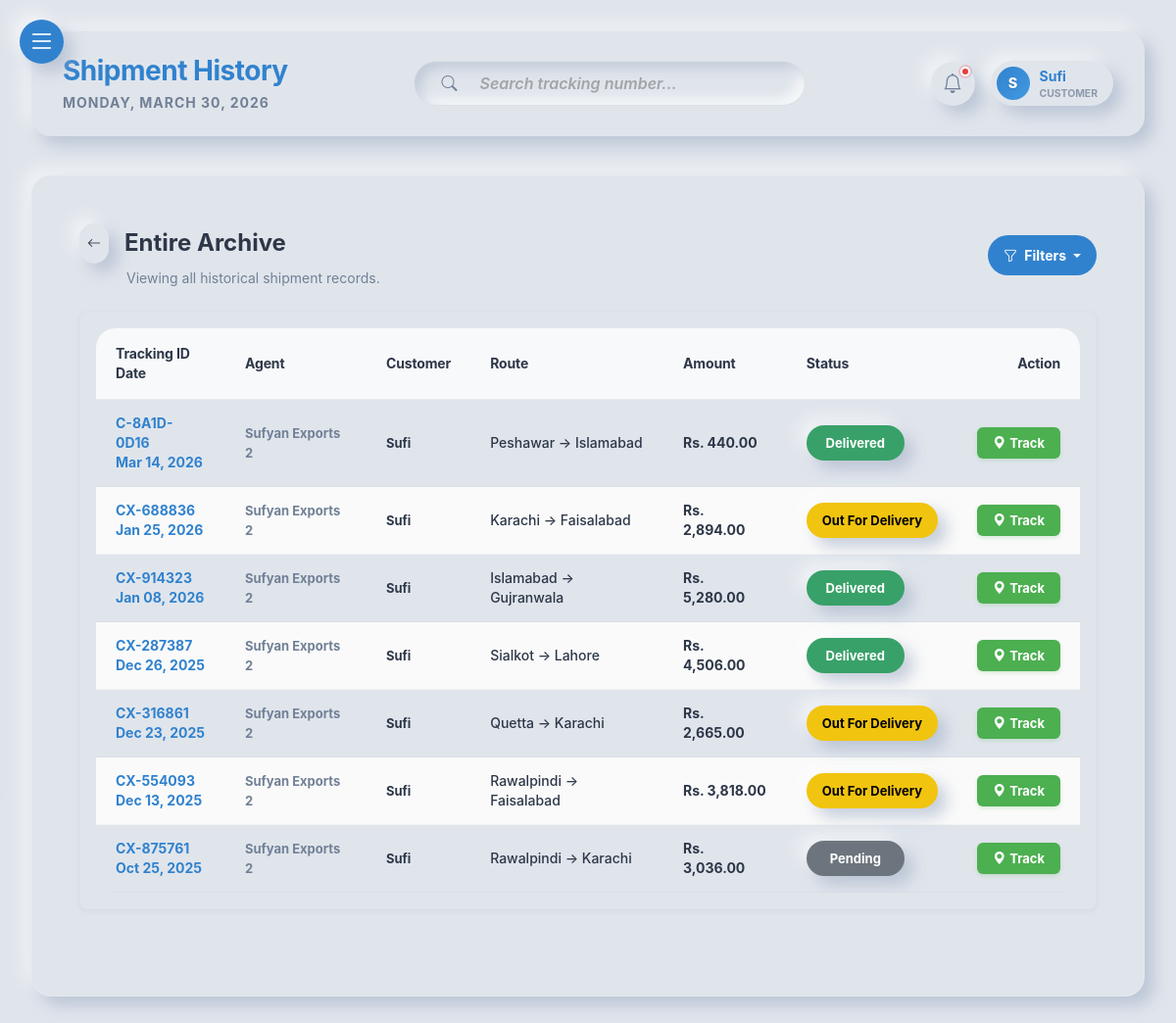
The app's page /customer/all_shipments.php?agent_id=3 (signed in) with its own data.
### tables this page shows
CREATE TABLE `shipments` (
  `id` int(11) NOT NULL,
  `tracking_number` varchar(50) NOT NULL,
  `agent_id` int(11) DEFAULT NULL,
  `customer_id` int(11) NOT NULL,
  `origin_city_id` int(11) NOT NULL,
  `destination_city_id` int(11) NOT NULL,
  `recipient_name` varchar(100) NOT NULL,
  `recipient_phone` varchar(20) NOT NULL,
  `recipient_address` text NOT NULL,
  `weight` decimal(10,2) NOT NULL COMMENT 'Weight in kg',
  `price` decimal(10,2) NOT NULL,
  `status` enum('Pending','Picked Up','In Transit','Out For Delivery','Delivered','Returned','Cancelled') NOT NULL DEFAULT 'Pending',
  `created_at` timestamp NOT NULL DEFAULT current_timestamp(),
  `updated_at` timestamp NOT NULL DEFAULT current_timestamp() ON UPDATE current_timestamp()
);

CREATE TABLE `agents` (
  `id` int(11) NOT NULL,
  `name` varchar(100) NOT NULL,
  `company_name` varchar(150) NOT NULL,
  `username` varchar(50) DEFAULT NULL,
  `email` varchar(100) NOT NULL,
  `phone` varchar(20) NOT NULL,
  `password_hash` varchar(255) NOT NULL,
  `status` enum('active','inactive') NOT NULL DEFAULT 'active',
  `created_at` timestamp NOT NULL DEFAULT current_timestamp(),
  `profile_image` varchar(255) DEFAULT NULL
);

CREATE TABLE `customers` (
  `id` int(11) NOT NULL,
  `name` varchar(100) NOT NULL,
  `email` varchar(100) NOT NULL,
  `phone` varchar(20) NOT NULL,
  `password_hash` varchar(255) NOT NULL,
  `created_at` timestamp NOT NULL DEFAULT current_timestamp(),
  `profile_image` varchar(255) DEFAULT NULL
);

CREATE TABLE `cities` (
  `id` int(11) NOT NULL,
  `name` varchar(100) NOT NULL,
  `state` varchar(100) NOT NULL
);

### includes/functions.php (called while the page is built, shortened)
<?php
function escape($string)
{
    return htmlspecialchars($string, ENT_QUOTES, 'UTF-8');
}
function format_currency($amount)
{
    return 'Rs. ' . number_format((float) $amount, 2);
}
?>

### customer/all_shipments.php (the view, shortened to what this page needs)
<?php
require_once '../includes/db.php';
require_once '../includes/functions.php';
$customer_id = current_user_id();
try {
    $where = ["s.customer_id = ?"];
    $params = [$customer_id];
    if (!empty($_GET['agent_id'])) {
        $where[] = "s.agent_id = ?";
        $params[] = (int)$_GET['agent_id'];
    }
    $where_sql = implode(" AND ", $where);
    $stmt = $pdo->prepare("
        SELECT s.*,
               orig.name as origin_city, dest.name as dest_city,
               a.company_name as agent_name,
               c.name as customer_name
        FROM shipments s
        LEFT JOIN cities orig ON s.origin_city_id = orig.id
        LEFT JOIN cities dest ON s.destination_city_id = dest.id
        LEFT JOIN agents a ON s.agent_id = a.id
        LEFT JOIN customers c ON s.customer_id = c.id
        WHERE $where_sql
        ORDER BY s.created_at DESC
    ");
    $stmt->execute($params);
    $shipments = $stmt->fetchAll();
} catch (PDOException $e) {
    $msg = display_alert("Failed to load your shipments archive.", "danger");
    $shipments = [];
}
?>
<!DOCTYPE html>
<html lang="en">
<head>
    <link href="https://cdn.jsdelivr.net/npm/bootstrap@5.3.0/dist/css/bootstrap.min.css" rel="stylesheet">
    <link rel="stylesheet" href="https://cdn.jsdelivr.net/npm/bootstrap-icons@1.11.1/font/bootstrap-icons.css">
    <link rel="stylesheet" href="../assets/css/style.css">
    <link rel="stylesheet" href="../assets/css/neumorphism.css">
</head>
<body class="neumorphic-bg">
    <div class="admin-wrapper">
        <?php
        require_once '../includes/sidebar.php';
        ?>
        <main class="main-content">
            <?php
            require_once '../includes/top_header.php';
            ?>
            <div class="container-fluid px-0">
                <div class="neumorphic-card p-4 p-md-5 mb-5">
                    <div
                        class="d-flex flex-column flex-md-row justify-content-between align-items-md-center gap-3 mb-4">
                        <div>
                            <div class="d-flex align-items-center mb-1">
                                <a href="dashboard.php" class="btn btn-sm neumorphic-btn me-3 px-2">
                                    <i class="bi bi-arrow-left"></i>
                                </a>
                                <h4 class="fw-bold mb-0">Entire Archive</h4>
                            </div>
                            <p class="text-muted small mb-0 ms-5">Viewing all historical shipment records.</p>
                        </div>
                        <div class="d-flex align-items-center gap-2">
                            <div class="dropdown">
                                <button
                                    class="btn btn-sm <?= (isset($_GET['status']) || isset($_GET['agent_id']) || isset($_GET['min_amount'])) ? 'btn-primary' : 'neumorphic-btn' ?> dropdown-toggle px-3 fw-bold"
                                    data-bs-toggle="dropdown" data-bs-auto-close="outside">
                                    <i class="bi bi-funnel me-1"></i> Filters
                                </button>
                            </div>
                        </div>
                    </div>
                    <div class="premium-table-container mt-4">
                        <div class="table-responsive" id="archiveTableContainer">
                            <table class="premium-table">
                                <thead>
                                    <tr>
                                        <th>Tracking ID <br> Date</th>
                                        <th>Agent</th>
                                        <th>Customer</th>
                                        <th>Route</th>
                                        <th>Amount</th>
                                        <th>Status</th>
                                        <th class="text-end">Action</th>
                                    </tr>
                                </thead>
                                <tbody>
                                    <?php if (empty($shipments)): ?>
                                    <tr>
                                        <td colspan="8" class="text-center text-muted py-5">No shipments found in the
                                            archive.</td>
                                    </tr>
                                    <?php else: ?>
                                    <?php foreach ($shipments as $ship): ?>
                                    <tr class="shipment-row">
                                        <td class="fw-bold text-primary">
                                            <?= escape($ship['tracking_number']), "<br>", date('M d, Y', strtotime($ship['created_at'])) ?>
                                        </td>
                                        <td class="small fw-bold text-muted">
                                            <?= escape($ship['agent_name'] ?? 'Direct Admin')?></td>
                                        <td>
                                            <div class="fw-bold small"><?= escape($ship['customer_name']) ?></div>
                                        </td>
                                        <td class="fw-medium"><?= escape($ship['origin_city']) ?> &rarr;
                                            <?= escape($ship['dest_city']) ?></td>
                                        <td class="fw-bold"><?= format_currency($ship['price']) ?></td>
                                        <td>
                                            <?php
                                                $bg = match ($ship['status']) {
                                                    'Pending' => 'status-pending',
                                                    'Delivered' => 'status-delivered',
                                                    'Cancelled' => 'status-cancelled',
                                                    'Returned' => 'status-returned',
                                                    'Picked Up' => 'status-picked-up',
                                                    'Out For Delivery' => 'status-out-delivery',
                                                    default => 'status-transit'
                                                };
                                                ?>
                                            <span
                                                class="badge-neumorphic <?= $bg ?> small fw-bold"><?= escape($ship['status']) ?></span>
                                        </td>
                                        <td class="text-end">
                                            <a href="track_shipment.php?tracking_number=<?= $ship['tracking_number'] ?>" class="btn-track">
                                                <i class="bi bi-geo-alt-fill me-1"></i> Track
                                            </a>
                                        </td>
                                    </tr>
                                    <?php endforeach; ?>
                                    <?php endif; ?>
                                </tbody>
                            </table>
                        </div>
                    </div>
                </div>
            </div>
        </main>
    </div>
</body>
</html>

### assets/css/style.css (style rules this page uses)
:root { --bg-color: #e0e5ec; --text-primary: #2d3748; --text-muted: #718096; --primary-color: #3182ce; --primary-hover: #2b6cb0; --shadow-light-up: 9px 9px 16px rgba(163, 177, 198, 0.6), -9px -9px 16px rgba(255, 255, 255, 0.5); --shadow-light-in: inset 6px 6px 12px rgba(163, 177, 198, 0.5), inset -6px -6px 12px rgba(255, 255, 255, 0.8); --shadow-hover: 4px 4px 8px rgba(163, 177, 198, 0.6), -4px -4px 8px rgba(255, 255, 255, 0.5); --placeholder-color: rgba(0, 0, 0, 0.4); --border-radius-card: 20px; --border-radius-input: 12px; --border-radius-btn: 30px; }
body { background-color: var(--bg-color); color: var(--text-primary); font-family: 'Inter', -apple-system, BlinkMacSystemFont, 'Segoe UI', Roboto, Oxygen, Ubuntu, Cantarell, sans-serif; transition: background-color 0.3s ease, color 0.3s ease; }
.text-primary { color: var(--primary-color) !important; }
.text-muted { color: var(--text-muted) !important; }
.btn-primary { background-color: var(--primary-color); border: none; padding: 10px 24px; border-radius: var(--border-radius-btn); }
.admin-wrapper { display: flex; min-height: 100vh; background-color: var(--bg-color); position: relative; overflow-x: hidden; }
.main-content { flex-grow: 1; padding: 2.5rem; margin-left: 0 !important; width: 100% !important; transition: all 0.3s ease; min-height: 100vh; padding-top: 5rem; }
a { transition: color 0.2s ease-in-out; }
.table-responsive { border-radius: var(--border-radius-card); overflow-x: auto; -webkit-overflow-scrolling: touch; }
.fw-medium { font-weight: 500; }
html, body { overflow-x: hidden; width: 100%; }
.container, .container-fluid, .row { max-width: 100%; }
img, table { max-width: 100%; }
html { font-size: clamp(12px, 2vw, 16px); }
body, p, a, span, div, h1, h2, h3, h4, h5, h6, label { word-break: break-word; }
.btn, .btn-track, .btn-back, .neumorphic-btn, .nav-link { white-space: nowrap !important; }

### records on screen
shipments: tracking_number "C-8A1D-0D16", created_at "Mar 14, 2026", agent.company_name "Sufyan Exports 2", customer.name "Sufi", origin_city.name "Peshawar", destination_city.name "Islamabad", price "Rs. 440.00", status "Delivered"
shipments: tracking_number "CX-688836", created_at "Jan 25, 2026", agent.company_name "Sufyan Exports 2", customer.name "Sufi", origin_city.name "Karachi", destination_city.name "Faisalabad", price "Rs. 2,894.00", status "Out For Delivery"
shipments: tracking_number "CX-914323", created_at "Jan 08, 2026", agent.company_name "Sufyan Exports 2", customer.name "Sufi", origin_city.name "Islamabad", destination_city.name "Gujranwala", price "Rs. 5,280.00", status "Delivered"
shipments: tracking_number "CX-287387", created_at "Dec 26, 2025", agent.company_name "Sufyan Exports 2", customer.name "Sufi", origin_city.name "Sialkot", destination_city.name "Lahore", price "Rs. 4,506.00", status "Delivered"
shipments: tracking_number "CX-316861", created_at "Dec 23, 2025", agent.company_name "Sufyan Exports 2", customer.name "Sufi", origin_city.name "Quetta", destination_city.name "Karachi", price "Rs. 2,665.00", status "Out For Delivery"
shipments: tracking_number "CX-554093", created_at "Dec 13, 2025", agent.company_name "Sufyan Exports 2", customer.name "Sufi", origin_city.name "Rawalpindi", destination_city.name "Faisalabad", price "Rs. 3,818.00", status "Out For Delivery"
shipments: tracking_number "CX-875761", created_at "Oct 25, 2025", agent.company_name "Sufyan Exports 2", customer.name "Sufi", origin_city.name "Rawalpindi", destination_city.name "Karachi", price "Rs. 3,036.00", status "Pending"

### other values on screen
$page_title "Shipment History"
$initials "S"
$u_name "Sufi"
$u_role "CUSTOMER"
